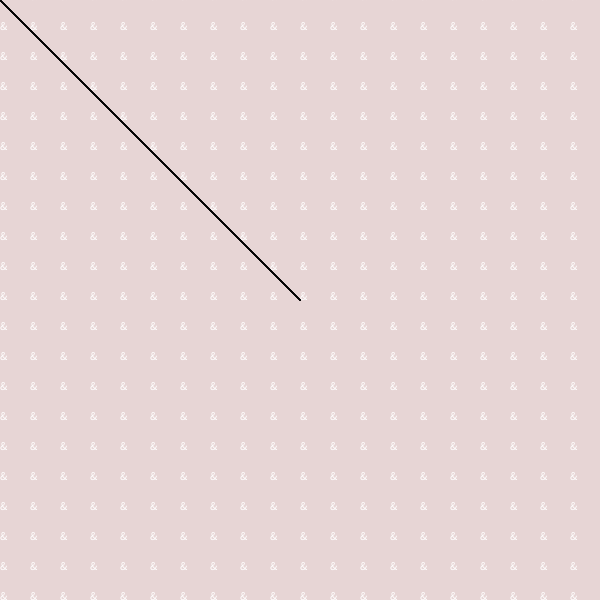
Frame 1 (no input)
Frame 60 (the mouse pressed at the canvas centre just before this capture): identical to frame 1, image omitted
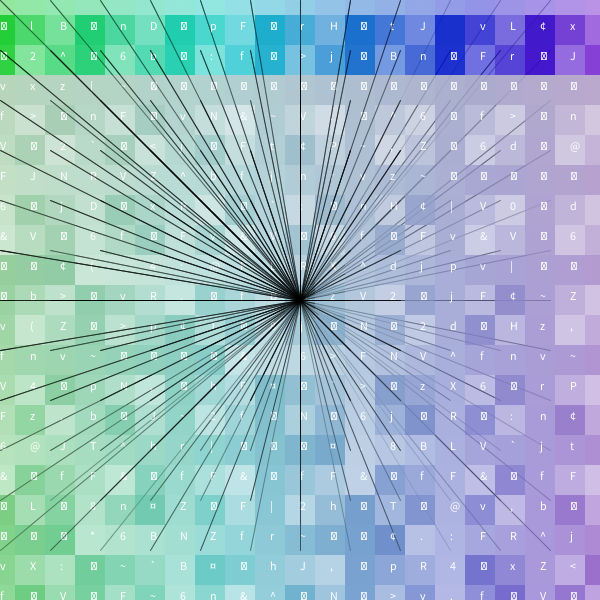
Frame 120 (the mouse held since frame 60 and released just before this capture)

The Processing sketch that drew these frames (run headless with seeded random() and noise(); from frame 60 on, the mouse is pressed at the canvas centre):

// Processing sketch: processing_107180
// ── processing_107180.pde


int N = 21;
float sz = 30;
float[] posX = new float[N];
float[] posY = new float[N];

PVector[] pos = new PVector[N*N];

int r;
int g;
int b;
int code;

void setup() {

  size(600, 600);
  colorMode(HSB, 255);
  rectMode(CENTER);
  ellipseMode(CENTER);
  //textMode(CENTER);
  for (int coorx = 0; coorx < N; coorx++) {

    posX[coorx] = sz*coorx;

    for (int coory = 0; coory < N; coory++) {
      int i = (coory*N) + coorx;   
      posY[coory] = sz*coory;
      pos[i] = new PVector(posX[coorx], posY[coory]);
    }
  }
}

void draw() {

  background(255);

  for (int coorx = 0; coorx < N; coorx++) {

    for (int coory = 0; coory < N; coory++) {

      r = int((frameCount+coorx) *(mouseX/60)) % 255;
      g = 50+(int((frameCount+coory)  * (mouseY/60)) % 205);
      b = 200;
      code = 38+int((frameCount+(coorx*35)) * coory *(mouseX/6)) % 128;
      
      fill(r, g, b, 75+code);
      noStroke();
      rect(posX[coorx], posY[coory], sz, sz);
      
      fill(255);
      text(char(code), posX[coorx], posY[coory]);
      
      stroke(0,code);
      int x = int((frameCount+coorx)*(mouseX/6)) % 600;
      int y = (int((frameCount+coory)*(mouseY/6)) % 600);
      line(width/2, height/2, x, y);
    }
  }
}
